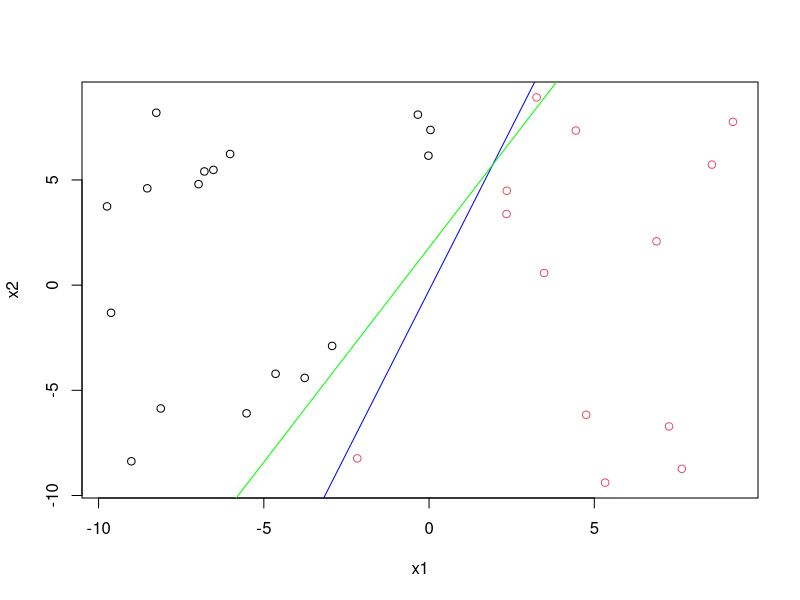

Reproduce this figure in R. (Note: this script raises an error after producing the figure.)
###Perceptron playing

add_boundary <- function(w, color='red'){
  b = w[1]
  w1 = w[2]
  w2 = w[3]
  
  slope = -(w1/w2)
  intercept = -(b/w2)
  abline(a=intercept, b=slope, col=color)
}

activate <- function(df,w){ 
  #df should be of shape m x n
  #w should be of shape 1 x n
  activation <- apply(df, 1, function(x)sum(x*w))
  return(ifelse(activation > 0, 1, -1))
}

#randomly choose the TRUE parameters
w_true <- runif(3, -5, 5)

#generate random data for classification
x0 <- rep(1, 30)
x1 <- runif(30, -10, 10)
x2 <- runif(30,-10,10)
df <- data.frame(x0, x1, x2) #put in a data frame

f_class <- activate(df, w_true) #get true classifications using w_true

#plot data
plot(x1,x2, col=factor(f_class))
add_boundary(w_true, color='blue')

#### Learning ###

#randomly initialize estimate parameters
w_guess <- runif(3, -.5, .5)
add_boundary(w_guess, color='green') #plot current hypothesis

g_class <- activate(df, w_guess)

## Start PLA ###

max_iter <- 100 #maximum number of iterations
n_misses <- rep(NA, 100) #because R

while(!all(g_class==f_class)){ #while there are mis-classifications
  
  #randomly choose a mis-classified example
  mis_classifs <- df[g_class != f_class,]  
  rand_choice <- sample(1:nrow(mis_classifs), 1) #index
  
  #update the weights
  w_guess <- w_guess + f_class[rand_choice]*as.vector(mis_classifs[rand_choice,])
  
  g_class <- activate(d, w_guess)
  
  gw1 <- gw1 + alpha*rand_choice$f_class*rand_choice$x1
  gw2 <- gw2 + alpha*rand_choice$f_class*rand_choice$x2
  gb <- gb + alpha*rand_choice$f_class*1
  
  add_boundary(gw1, gw2, gb, color="red")
  df$g_class <- fun(df$x1, df$x2, gw1, gw2, gb)
  
  readline("Press <return> to continue") 
}